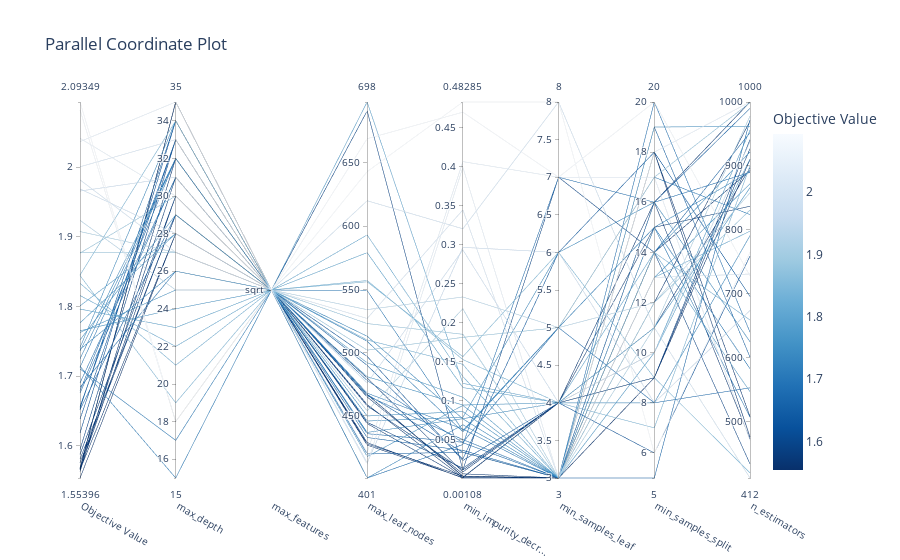

The notebook cell saved with this chart:
### Code cell
vis.plot_parallel_coordinate(study)
